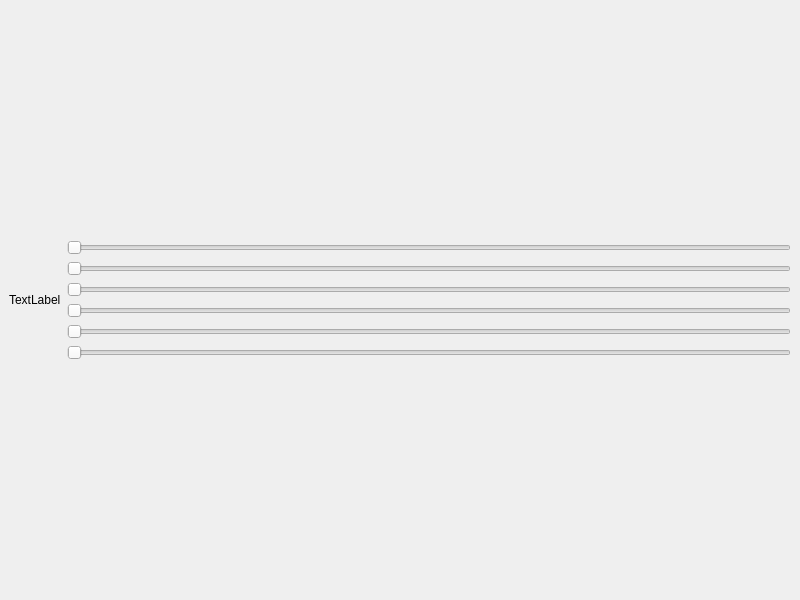
<?xml version="1.0" encoding="UTF-8"?>
<ui version="4.0">
 <class>MainWindow</class>
 <widget class="QMainWindow" name="MainWindow">
  <property name="windowModality">
   <enum>Qt::NonModal</enum>
  </property>
  <property name="geometry">
   <rect>
    <x>0</x>
    <y>0</y>
    <width>800</width>
    <height>600</height>
   </rect>
  </property>
  <property name="windowTitle">
   <string>MainWindow</string>
  </property>
  <widget class="QWidget" name="centralwidget">
   <property name="minimumSize">
    <size>
     <width>800</width>
     <height>600</height>
    </size>
   </property>
   <property name="maximumSize">
    <size>
     <width>800</width>
     <height>16777215</height>
    </size>
   </property>
   <layout class="QVBoxLayout" name="verticalLayout_2">
    <item>
     <layout class="QHBoxLayout" name="horizontalLayout">
      <item>
       <layout class="QVBoxLayout" name="verticalLayout">
        <item>
         <widget class="QLabel" name="label">
          <property name="text">
           <string>TextLabel</string>
          </property>
         </widget>
        </item>
       </layout>
      </item>
      <item>
       <layout class="QVBoxLayout" name="verticalLayout_3">
        <item>
         <widget class="QSlider" name="Slide_1">
          <property name="maximum">
           <number>180</number>
          </property>
          <property name="orientation">
           <enum>Qt::Horizontal</enum>
          </property>
         </widget>
        </item>
        <item>
         <widget class="QSlider" name="Slide_2">
          <property name="maximum">
           <number>180</number>
          </property>
          <property name="orientation">
           <enum>Qt::Horizontal</enum>
          </property>
         </widget>
        </item>
        <item>
         <widget class="QSlider" name="Slide_3">
          <property name="maximum">
           <number>180</number>
          </property>
          <property name="orientation">
           <enum>Qt::Horizontal</enum>
          </property>
         </widget>
        </item>
        <item>
         <widget class="QSlider" name="Slide_4">
          <property name="maximum">
           <number>180</number>
          </property>
          <property name="orientation">
           <enum>Qt::Horizontal</enum>
          </property>
         </widget>
        </item>
        <item>
         <widget class="QSlider" name="Slide_5">
          <property name="maximum">
           <number>180</number>
          </property>
          <property name="orientation">
           <enum>Qt::Horizontal</enum>
          </property>
         </widget>
        </item>
        <item>
         <widget class="QSlider" name="Slide_6">
          <property name="maximum">
           <number>180</number>
          </property>
          <property name="orientation">
           <enum>Qt::Horizontal</enum>
          </property>
         </widget>
        </item>
       </layout>
      </item>
     </layout>
    </item>
   </layout>
  </widget>
 </widget>
 <resources/>
 <connections/>
</ui>
